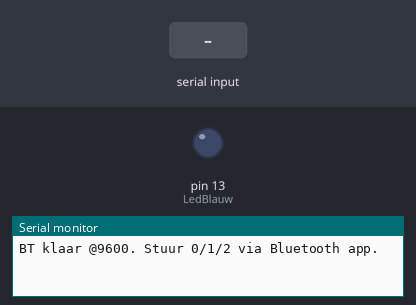
Bench run of a sketch on a simulated Arduino Uno, built with avr-gcc and run on an emulated ATmega328P. Shown: output pins drawn as LEDs (lit = HIGH), the last lines printed to the serial monitor. Dashed ring = blinking. The inputs (shaded band) are chosen by the test bench.

Above: at 1.2 s.
1.3 s: "2" received over the second serial link
At 1.7 s:
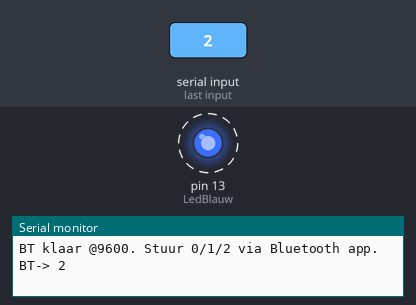
4.3 s: "1" received over the second serial link
At 5.0 s:
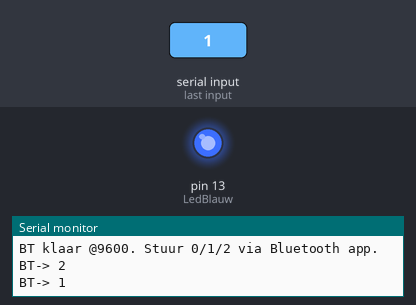
5.8 s: "0" received over the second serial link
At 6.6 s:
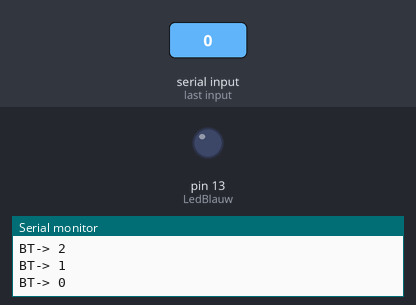
Timing chart, 0 to 8.8 s (numbered marks = the images above; inputs shaded):
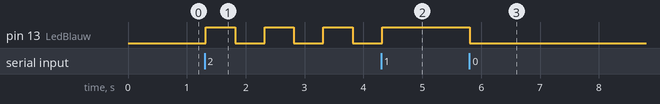

Measured:
- after the input at 1.3 s, pin 13 (LedBlauw): alternates HIGH for 0.50 s and LOW for 0.50 s, starting at once
- after the input at 4.3 s, pin 13 (LedBlauw): LOW → HIGH at once
- after the input at 5.8 s, pin 13 (LedBlauw): HIGH → LOW at once

The sketch:

Draadloze_communicatie.ino
```cpp
#include <SoftwareSerial.h>
SoftwareSerial BT(2, 3);  // D2=RX, D3=TX

const int LedBlauw = 13;
char ch = 0;

void setup() {
  pinMode(LedBlauw, OUTPUT);
  Serial.begin(9600);  // PC-monitor
  BT.begin(9600);      // HC-05 data-mode

  Serial.println("BT klaar @9600. Stuur 0/1/2 via Bluetooth app.");
  BT.println("Verbonden. Stuur 0/1/2.");
}

void loop() {
  // Ontvang van telefoon (BT)
  if (BT.available()) {
    ch = BT.read();
    BT.println(ch);          // echo naar telefoon
    Serial.print("BT-> ");   // log naar PC
    Serial.println(ch);

    if (ch == '0') {
      digitalWrite(LedBlauw, LOW);
      BT.println("LED UIT");
    } else if (ch == '1') {
      digitalWrite(LedBlauw, HIGH);
      BT.println("LED AAN");
    } else if (ch == '2') {
      BT.println("LED Knipperen");
      for (int i = 0; i < 3; i++) {
        digitalWrite(LedBlauw, HIGH); delay(500);
        digitalWrite(LedBlauw, LOW);  delay(500);
      }
    } else {
      BT.println("Onbekend: stuur 0/1/2");
    }
  }
}
```
